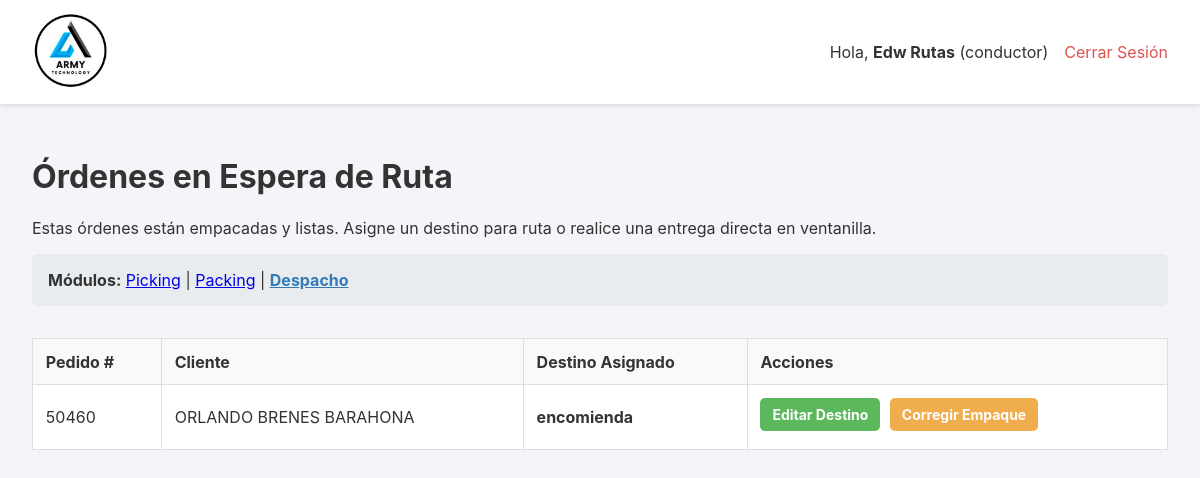
The page /despacho (signed in) on the database as committed earlier.
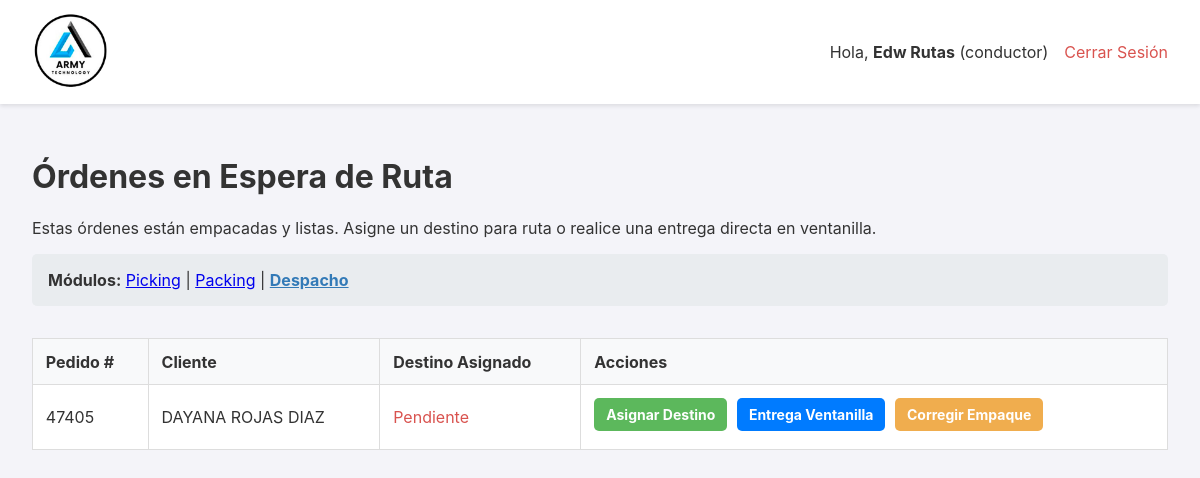
The same page on the database as committed later.
### app.py (models this page shows, shortened)
class Orden(db.Model):
    id = db.Column(db.Integer, primary_key=True)
    numero_pedido = db.Column(db.String(50), unique=True, nullable=False)
    cliente_nombre = db.Column(db.String(200), nullable=False)
    cliente_direccion = db.Column(db.String(300), nullable=True)
    estado = db.Column(db.String(30), nullable=False, default='PENDIENTE')
    fecha_creacion = db.Column(db.DateTime, nullable=False, default=datetime.datetime.utcnow)
    lote_id = db.Column(db.Integer, db.ForeignKey('lote_picking.id'), nullable=True)
    items = db.relationship('ItemOrden', backref='orden', lazy=True, cascade="all, delete-orphan")
    fecha_inicio_picking = db.Column(db.DateTime, nullable=True)
    fecha_fin_picking = db.Column(db.DateTime, nullable=True)
    fecha_fin_packing = db.Column(db.DateTime, nullable=True)
    fecha_despacho = db.Column(db.DateTime, nullable=True)
    packer_id = db.Column(db.Integer, db.ForeignKey('user.id', ondelete='SET NULL'), nullable=True)
    packer = db.relationship('User', foreign_keys=[packer_id])
    devolucion_confirmada = db.Column(db.Boolean, default=False, nullable=False)
    bultos = db.relationship('Bulto', backref='orden', cascade="all, delete-orphan")
    hoja_de_ruta_id = db.Column(db.Integer, db.ForeignKey('hoja_de_ruta.id'), nullable=True)
    destino_id = db.Column(db.Integer, db.ForeignKey('destino.id'), nullable=True)
    destino = db.relationship('Destino', backref='ordenes')
    guia_encomienda = db.Column(db.String(100), nullable=True)
    nota_entrega = db.Column(db.Text, nullable=True)
    fecha_entrega_final = db.Column(db.DateTime, nullable=True)
    nota_bodega = db.Column(db.Text, nullable=True)
    foto_guia_url = db.Column(db.String(500), nullable=True)

class Destino(db.Model):
    id = db.Column(db.Integer, primary_key=True)
    nombre = db.Column(db.String(200), unique=True, nullable=False)

### app.py (the view)
@app.route('/despacho')
@login_required
def dashboard_despacho():
    ordenes_para_despacho = db.session.execute(
        db.select(Orden).filter_by(estado='LISTO_PARA_DESPACHO').order_by(Orden.fecha_creacion.asc())
    ).scalars().all()
    return render_template(
        'dashboard_despacho.html',
        ordenes_para_despacho=ordenes_para_despacho
    )

### app.py (called while the page is built)
@login_manager.user_loader
def load_user(user_id):
    return db.session.get(User, int(user_id))

### templates/dashboard_despacho.html (shortened to what this page needs)
{% extends "layout.html" %}
{% block content %}
    <h1>Órdenes en Espera de Ruta</h1>
    <p>Estas órdenes están empacadas y listas. Asigne un destino para ruta o realice una entrega directa en ventanilla.</p>
    <div class="navegacion-modulos" style="margin-bottom: 2rem;">
        <strong>Módulos:</strong>
        <a href="{{ url_for('dashboard') }}">Picking</a> |
        <a href="{{ url_for('dashboard_packing') }}">Packing</a> |
        <a href="{{ url_for('dashboard_despacho') }}" style="font-weight: bold; color: #337ab7;">Despacho</a>
    </div>
    <table>
        <thead>
            <tr>
                <th>Pedido #</th>
                <th>Cliente</th>
                <th>Destino Asignado</th>
                <th>Acciones</th>
            </tr>
        </thead>
        <tbody>
            {% for orden in ordenes_para_despacho %}
            <tr>
                <td>{{ orden.numero_pedido }}</td>
                <td>{{ orden.cliente_nombre }}</td>
                <td>
                    {% if orden.destino %}
                        <strong>{{ orden.destino.nombre }}</strong>
                    {% else %}
                        <span style="color: #d9534f;">Pendiente</span>
                    {% endif %}
                </td>
                <td>
                    <a href="{{ url_for('asignar_destino', orden_id=orden.id) }}" class="action-link assign-btn">
                        {% if orden.destino %}Editar Destino{% else %}Asignar Destino{% endif %}
                    </a>
                    {% if orden.bultos|length == 0 %}
                        <form action="{{ url_for('entrega_ventanilla_orden', orden_id=orden.id) }}" method="POST" style="display: inline;"
                              onsubmit="return confirmarEntregaVentanilla(this, '{{ orden.numero_pedido }}');">
                            <button type="submit" class="action-link direct-delivery-btn">Entrega Ventanilla</button>
                        </form>
                    {% endif %}
                    <form action="{{ url_for('corregir_empaque_orden', orden_id=orden.id) }}" method="POST" style="display: inline;"
                          onsubmit="return confirm('¿Está seguro de que desea corregir el empaque? Se borrarán las etiquetas existentes y deberá finalizar el packing de nuevo.');">
                        <button type="submit" class="action-link correct-btn">Corregir Empaque</button>
                    </form>
                </td>
            </tr>
            {% else %}
            <tr>
                <td colspan="4" style="text-align: center; padding: 2em;">No hay órdenes listas para despacho en este momento.</td>
            </tr>
            {% endfor %}
        </tbody>
    </table>
{% endblock %}

Rows that differ between the two databases and show on the page:
no longer on this page (row edited): Orden: numero_pedido "50460", cliente_nombre "ORLANDO BRENES BARAHONA", destino.nombre "encomienda", shows "Editar Destino"
now on this page (row edited): Orden: numero_pedido "47405", cliente_nombre "DAYANA ROJAS DIAZ", shows "Pendiente", shows "Asignar Destino"
